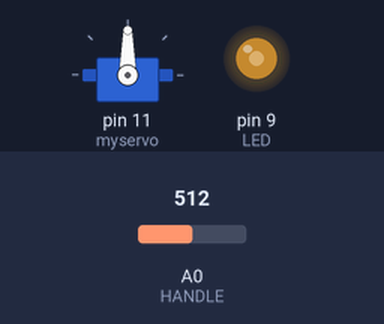
This sketch was run on a simulated Arduino Uno, built with avr-gcc and run on an emulated ATmega328P. Shown: servo, output pins drawn as LEDs (lit = HIGH). The test bench sets the inputs (shaded band); at power-on: A0 (HANDLE) = 512.

Above: at 1.2 s.
1.3 s: A0 (HANDLE) set to 716
At 2.5 s:
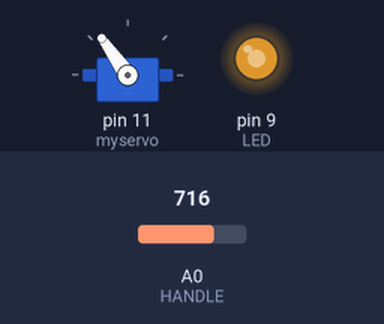
2.8 s: A0 (HANDLE) set to 900
At 3.8 s:
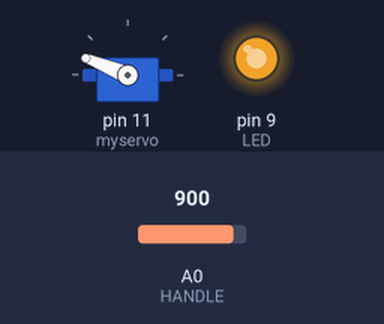
4.3 s: A0 (HANDLE) set to 1023
At 4.9 s:
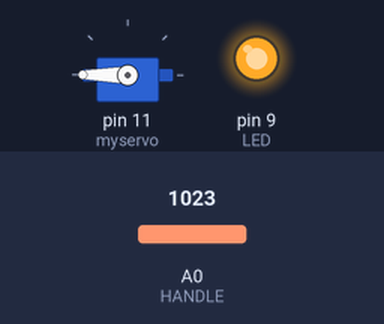
5.8 s: A0 (HANDLE) set to 306
At 7.0 s:
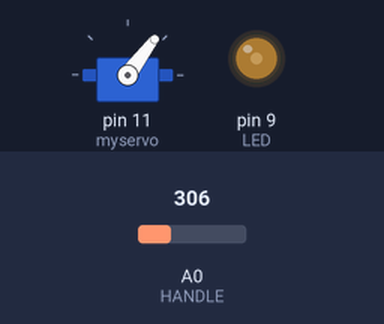
7.3 s: A0 (HANDLE) set to 122
At 8.3 s:
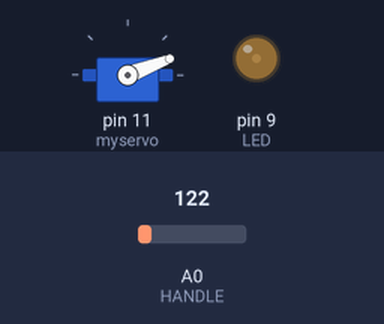
Timing chart, 0 to 9.8 s (numbered marks = the images above; inputs shaded):
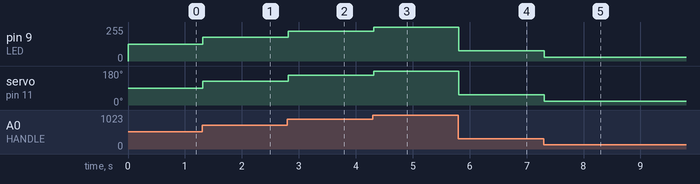

Measured:
- after the input at 1.3 s, pin 9 (LED): 127/255 → 178/255 at once; servo on pin 11 (myservo): 90° → 125° at once
- after the input at 2.8 s, pin 9 (LED): 178/255 → 224/255 at once; servo on pin 11 (myservo): 125° → 158° at once
- after the input at 4.3 s, pin 9 (LED): 224/255 → 255/255 at once; servo on pin 11 (myservo): 158° → 180° at once
- after the input at 5.8 s, pin 9 (LED): 255/255 → 76/255 at once; servo on pin 11 (myservo): 180° → 53° at once
- after the input at 7.3 s, pin 9 (LED): 76/255 → 30/255 at once; servo on pin 11 (myservo): 53° → 21° at once

The sketch:

LED_handle_servo.ino
```cpp
#define HANDLE A0
#define LED 9 // only some pins support PWM

#include <Servo.h>
Servo myservo;

int val;
int serv;
int sig;


void setup() {
  // set pins tp input/output
  pinMode(HANDLE, INPUT);
  pinMode(LED, OUTPUT);

  // attach servo to pin
  myservo.attach(11);

}

void loop() {
  // read analog signal from handle
  val = analogRead(HANDLE);

  // map handle to servo and set servo
  serv = map(val, 0, 1023, 0, 180);
  myservo.write(serv);

  // map handle to LED and set LED
  sig = map(val, 0, 1023, 0, 255);
  analogWrite(LED, sig);

  delay(15);

}
```
